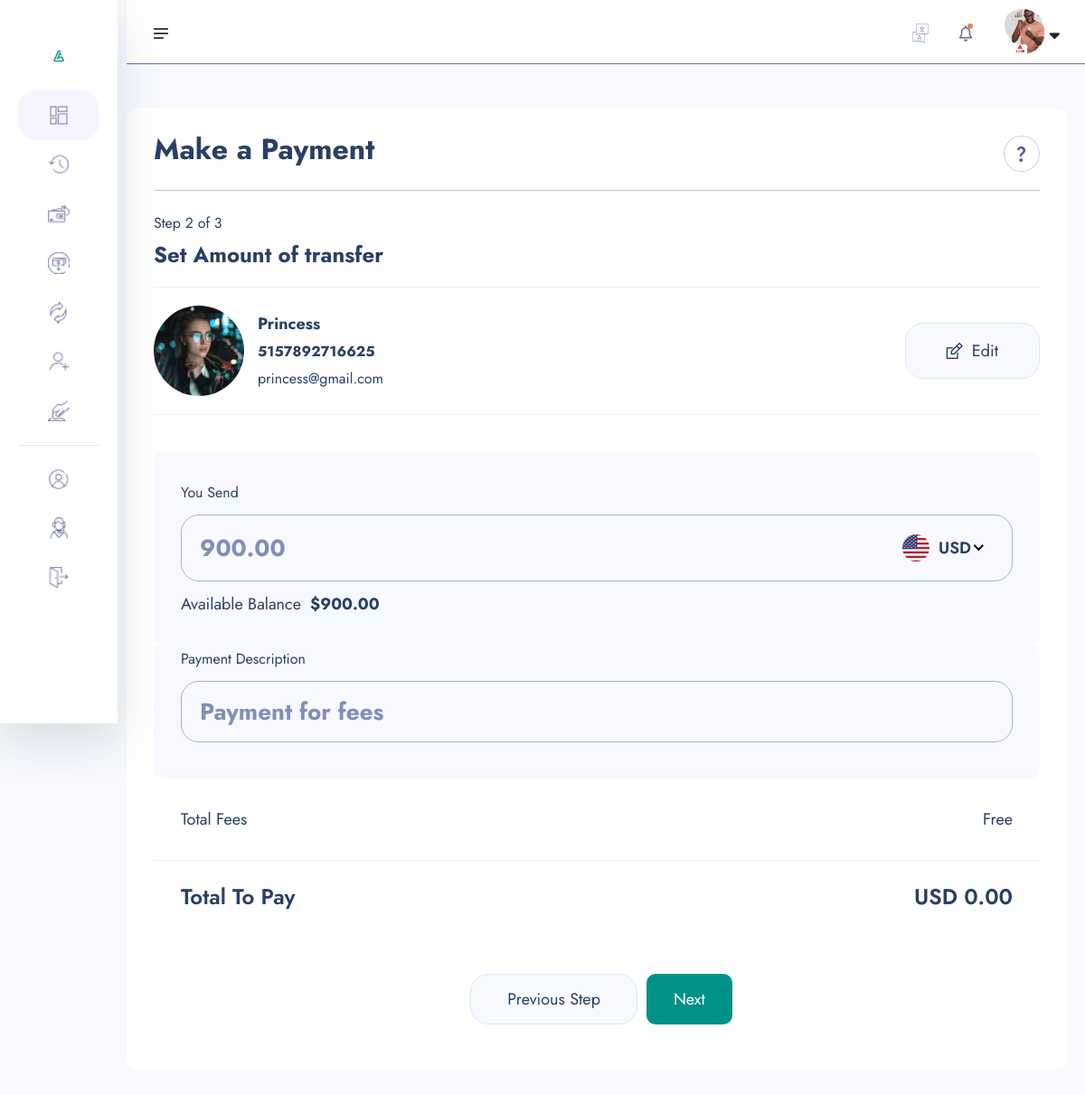
Page /amount-dollar-transfer/5157892716625/ (signed in) on the earlier database version.
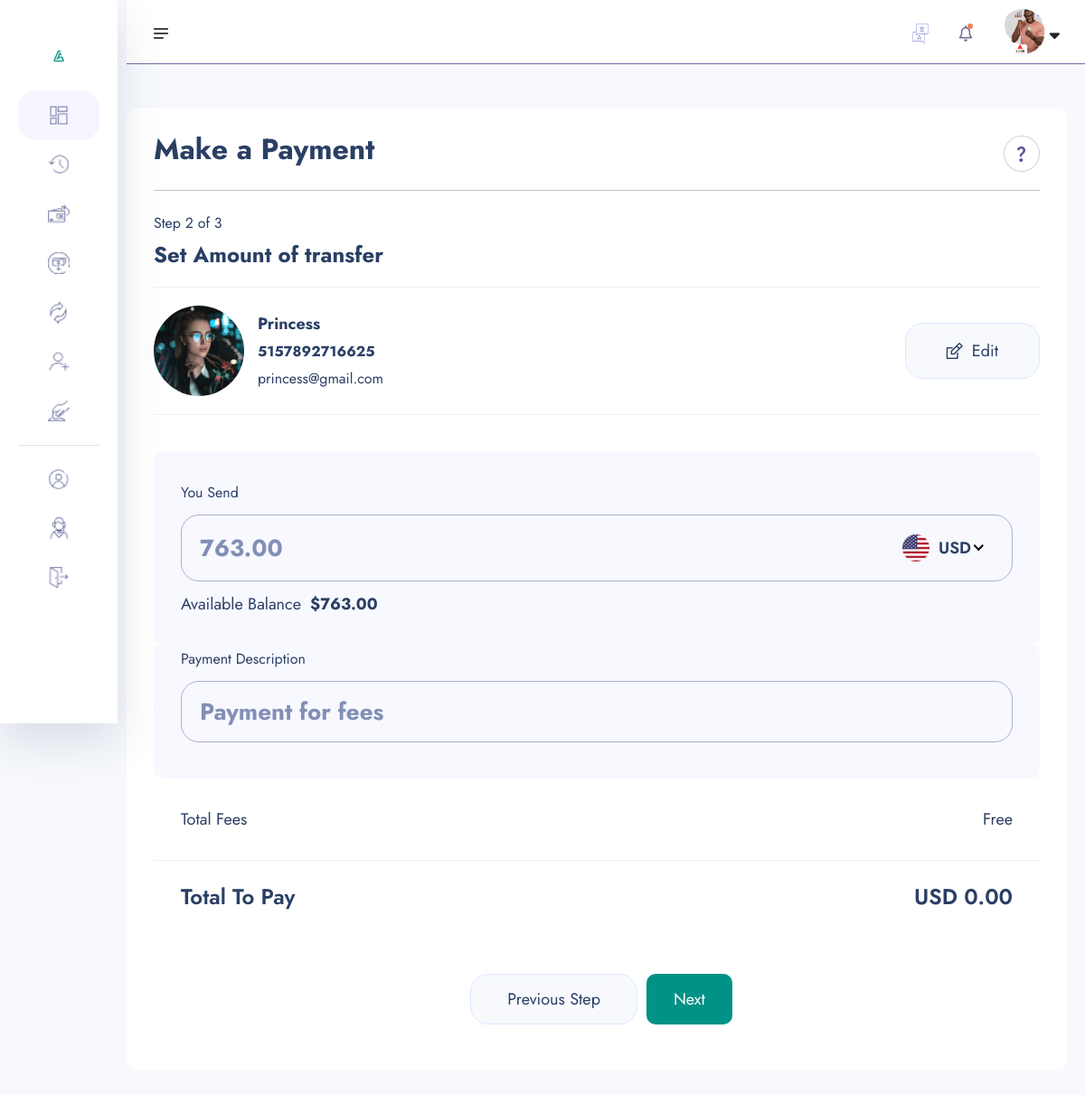
Same page on the later database version.
### userauths/models.py (models this page shows, shortened)
class User(AbstractUser):
    username= models.CharField(max_length=100)
    email = models.EmailField(unique=True)
    is_staff = models.BooleanField(default=False)
    is_superuser = models.BooleanField(default=False)
    USERNAME_FIELD = 'email'
    REQUIRED_FIELDS=['username']

### account/models.py (models this page shows, shortened)
class DollarAccount(models.Model):
    id = models.UUIDField(primary_key=True, unique=True, default=uuid.uuid4, editable=False)
    user = models.OneToOneField(User, on_delete=models.CASCADE,  related_name='dollar_account')
    dollar_balance = models.DecimalField(max_digits=12, decimal_places=2, default=0.00)
    dollar_number = ShortUUIDField(unique=True, length=10, max_length=25, prefix="515", alphabet="1234567890")
    dollar_id = ShortUUIDField(unique=True, length=7, max_length=25, prefix="AZA", alphabet="1234567890")
    dollar_status = models.CharField(max_length=100, choices=ACCOUNT_STATUS, default="in-active")
    date= models.DateTimeField(auto_now_add=True)
    dollar_rate = models.DecimalField(max_digits=12, decimal_places=2, default=1400.00)
    class Meta:
        ordering = ['-date']

class KYC(models.Model):
    id = models.UUIDField(primary_key=True, unique=True, default=uuid.uuid4, editable=False)
    user = models.OneToOneField(User, on_delete=models.CASCADE)
    account = models.OneToOneField(Account, on_delete=models.CASCADE, null=True, blank=True)
    full_name = models.CharField(max_length=1000)
    image = models.ImageField(upload_to="kyc", default="default.jpg")
    marital_status = models.CharField(choices=MARITAL_STATUS, max_length=10)
    gender = models.CharField(choices=GENDER, max_length=10)
    identity_type = models.CharField(choices=IDENTITY_TYPE, max_length=140)
    identity_image = models.ImageField(upload_to="kyc", null=True, blank=True)
    date_of_birth = models.DateTimeField(auto_now_add=False)
    country = models.CharField(max_length=100)
    state = models.CharField(max_length=100)
    city = models.CharField(max_length=100)
    mobile = models.CharField(max_length=1000)
    bvn = models.CharField(max_length=10)
    date = models.DateTimeField(auto_now_add=True)
    class Meta:
        ordering = ['-date']

### core/transfer.py (the view)
# urls.py: path("amount-dollar-transfer/<dollar_number>/", transfer.AmountDollarTransfer, name="amount-dollar-transfer" ),
@login_required
def AmountDollarTransfer(request, dollar_number):
    if request.user.is_authenticated:
        try:
            kyc = KYC.objects.get(user=request.user)
        except:
            messages.warning(request, "You need to submit your kyc")
            return redirect("account:kyc-reg")
    try:
        account= DollarAccount.objects.get(dollar_number=dollar_number)
    except:
        messages.warning(request, "Account does not exist")
        return redirect("core:search-account")
    context ={
        "account":account,
    }
    return render(request, "transfer/amount-dollar-transfer.html", context)

### core/context_processor.py (called while the page is built)
def default(request):
    if not request.user.is_authenticated:
        return {}
    try:
        kyc = KYC.objects.get(user=request.user)
    except KYC.DoesNotExist:
        kyc = None
    try:
        account = Account.objects.get(user=request.user)
    except Account.DoesNotExist:
        account = None
    try:
        notifications = Notification.objects.filter(user=request.user).order_by("-id")[:10]
    except:
        notifications = None
    return {
        "kyc": kyc,
        "account": account,
        "notifications":notifications,
    }

### templates/transfer/amount-dollar-transfer.html (shortened to what the changed rows need)
{% extends "include/dashboard-base.html" %}
{% load humanize%}
{% load static %}
{% block content %}
    <section class="dashboard-section body-collapse pay step step-2">
        <div class="overlay pt-120">
            <div class="container-fruid">
                <div class="main-content">
                    <form action="{% url 'core:amount-dollar-process' account.dollar_number %}" method="POST">
                        <div class="send-banance">
                            <div class="input-area">
                                <input class="xxlr" required onkeyup="CalculateBalance()" placeholder="{{request.user.dollar_account.dollar_balance|intcomma}}" type="number" name="amount-send" id="amount-send" min="0">
                            </div>
                            <p>Available Balance<b>${{request.user.dollar_account.dollar_balance|intcomma}}</b></p>
                        </div>
                    </form>
                </div>
            </div>
        </div>
    </section>
        {% endblock content %}

### templates/include/dashboard-base.html (shortened to what the changed rows need)
{% load static%}
{% load humanize %}
<!doctype html>
<html lang="en">
<head>
    <link rel="stylesheet" href="{% static 'assets1/css/bootstrap.min.css' %}">
    <link rel="stylesheet" href="{% static 'assets1/css/fontawesome.min.css' %}">
    <link rel="stylesheet" href="{% static 'assets1/css/jquery-ui.css' %}">
    <link rel="stylesheet" href="{% static 'assets1/css/plugin/apexcharts.css' %}">
    <link rel="stylesheet" href="{% static 'assets1/css/plugin/nice-select.css' %}">
    <link rel="stylesheet" href="{% static 'assets1/css/arafat-font.css' %}">
    <link rel="stylesheet" href="{% static 'assets1/css/plugin/animate.css' %}">
    <link rel="stylesheet" href="{% static 'assets1/css/style.css' %}">
</head>
<body>
    <header class="header-section body-collapse">
        <div class="overlay">
            <div class="container-fruid">
                <div class="row d-flex header-area">
                    <div class="navbar-area d-flex align-items-center justify-content-between">
                        <div class="dashboard-nav">
                            <div class="single-item user-area">
                                <div class="profile-area d-flex align-items-center">
                                    <span class="user-profile">
                                        {% if request.user.kyc.image.url %}
                                        <img style="width: 50px; height: 50px; border-radius: 50%; object-fit: cover;" src="{{ request.user.kyc.image.url }}" alt="image">
                                    {% else %}
                                        <img src="{% static 'assets1/images/default.jpg' %}"  style="width: 50px; height: 50px; border-radius: 50%; object-fit: cover;" alt="">
                                    {% endif %}
                                    </span>
                                </div>
                            </div>
                        </div>
                    </div>
                </div>
            </div>
        </div>
    </header>
    {% block content %}
    {% endblock content%}
</body>
</html>

Differences in the rows shown:
changed through a linked row, User: amount-send "900.00" → "763.00"; user.dollar_account.dollar_balance "900.00" → "763.00"
